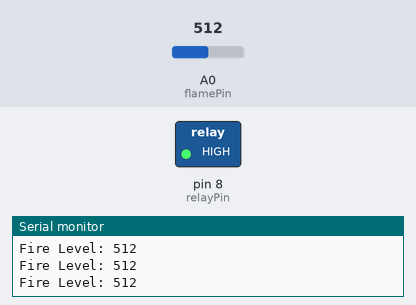
The sketch below on a simulated Arduino Uno, built with avr-gcc and run on an emulated ATmega328P. On the bench: switched loads named in the sketch (green lamp = pin HIGH), the last lines printed to the serial monitor. Dashed ring = blinking. Inputs (shaded band) come from the test bench; at power-on: A0 (flamePin) = 512.

Above: at 1.2 s.
1.3 s: A0 (flamePin) set to 317
2.8 s: A0 (flamePin) set to 291
At 3.4 s:
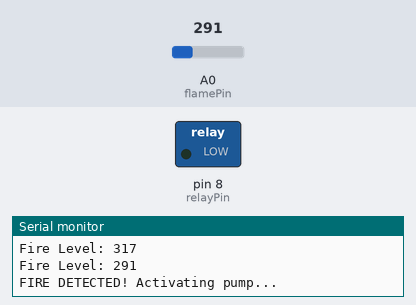
5.8 s: A0 (flamePin) set to 306
At 6.6 s:
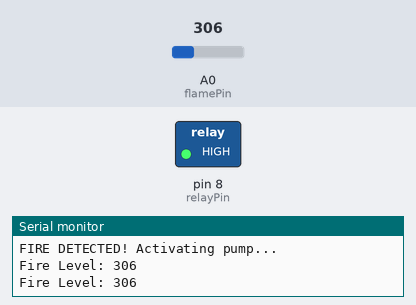
7.8 s: A0 (flamePin) set to 290
At 8.4 s:
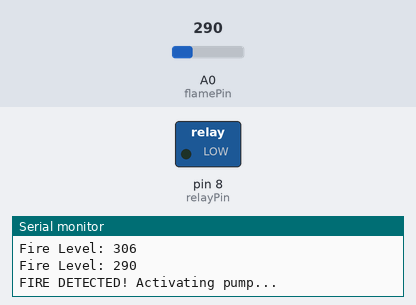
Timing chart, 0 to 11.8 s (numbered marks = the images above; inputs shaded):
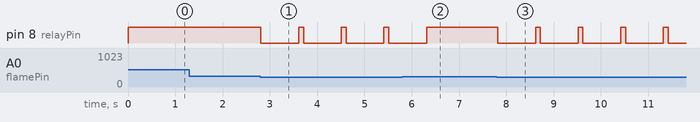

Measured:
- the behaviour switches between 300 and 299 on A0 (flamePin) (found by bisection; images 0 and 1)
- after the input at 2.8 s, pin 8 (relayPin): alternates HIGH for 0.10 s and LOW for 0.80 s, starting at once
- after the input at 5.8 s, pin 8 (relayPin): goes on until 6.3 s, then stays HIGH
- after the input at 7.8 s, pin 8 (relayPin): alternates HIGH for 0.10 s and LOW for 0.80 s, starting at once

The sketch:

flame_with_water_pump.ino
```cpp
// (licence header left out)
int flamePin = A0;      // Flame sensor analog output
int relayPin = 8;       // Relay controlling water pump
int value = 0;          // Sensor reading
int threshold = 300;    // Lower = stronger flame (adjust as needed)

void setup() {
  Serial.begin(9600);
  pinMode(flamePin, INPUT);
  pinMode(relayPin, OUTPUT);
  digitalWrite(relayPin, HIGH); // Relay HIGH = OFF (common modules)
}

void loop() {
  value = analogRead(flamePin);
  Serial.print("Fire Level: ");
  Serial.println(value);

  // Flame detected (LOW value means strong IR flame signal)
  if (value < threshold) {
    Serial.println("FIRE DETECTED! Activating pump...");
    digitalWrite(relayPin, LOW);  // Activate pump
    delay(800);
    digitalWrite(relayPin, HIGH); // OFF
  }
  else {
    digitalWrite(relayPin, HIGH);
  }
  delay(100);
}
```
